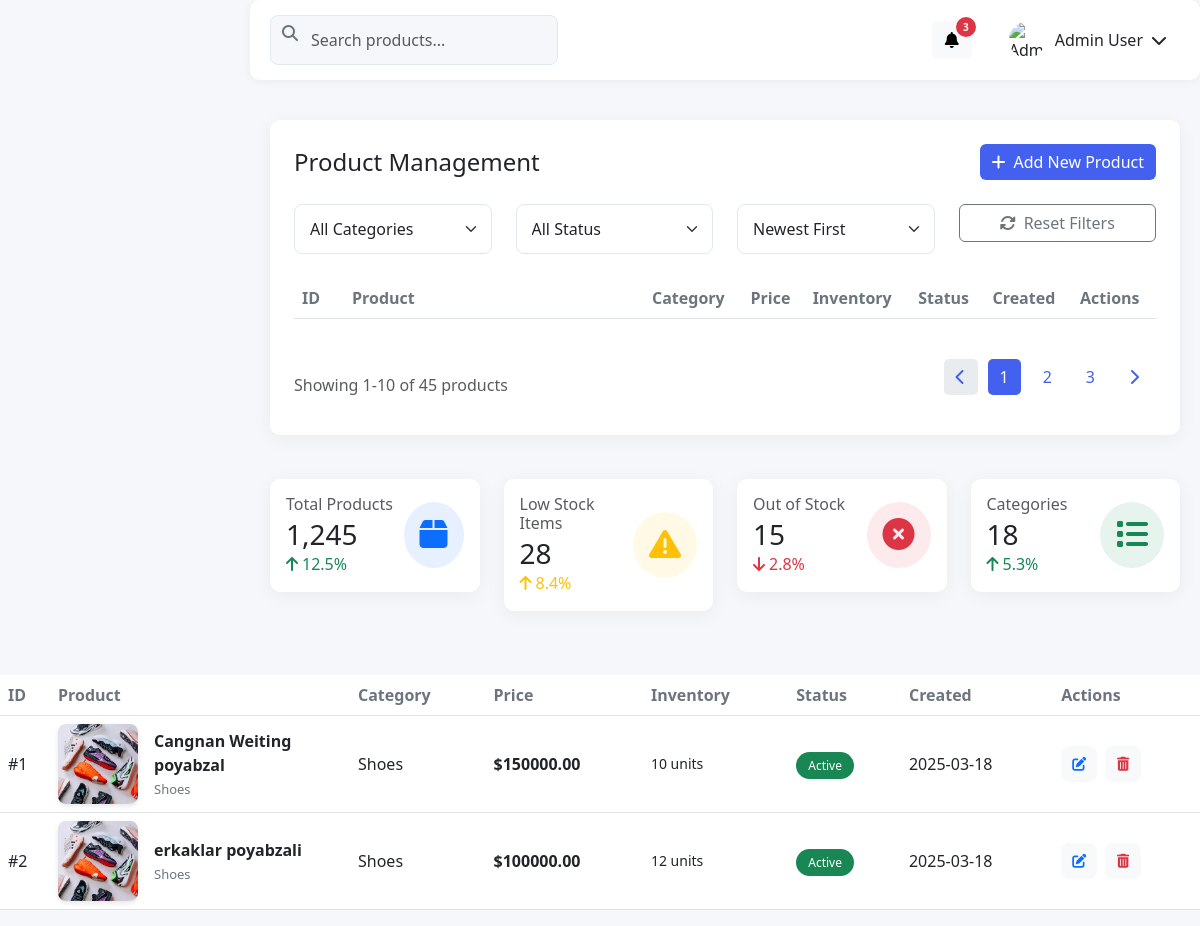
Page /admin-product/ on the earlier database version.
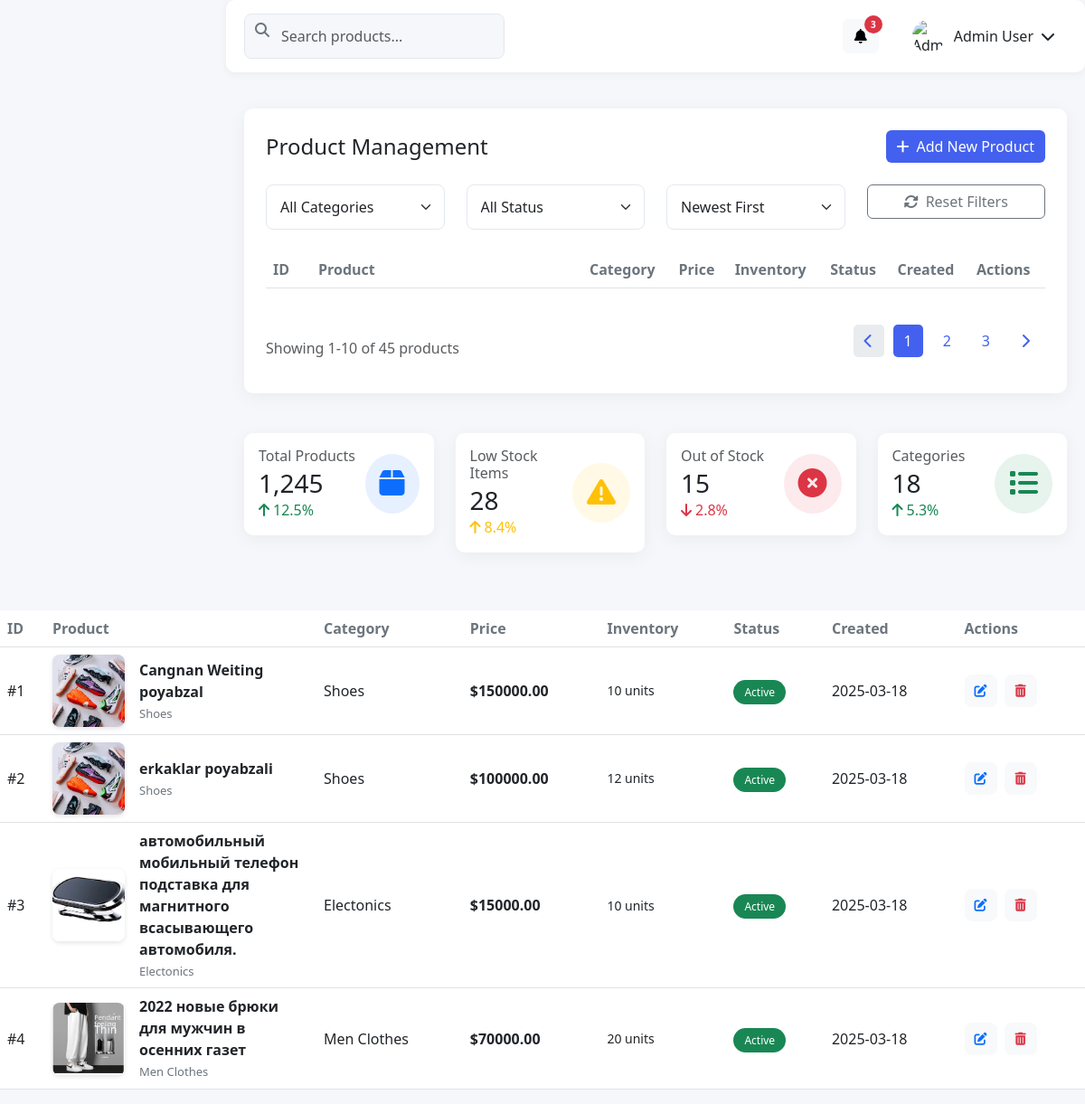
Same page on the later database version.
### app/models.py (models this page shows, shortened)
class Product(models.Model):
    STATUS_CHOICES = (
        ('Active', 'Active'),
        ('Draft', 'Draft'),
        ('Out of Stock', 'Out of Stock'),
    )
    name = models.CharField(max_length=255)
    sku = models.CharField(max_length=50, blank=True)
    category = models.ForeignKey(Category, on_delete=models.CASCADE, related_name='products', null=True)
    price = models.DecimalField(max_digits=10, decimal_places=2)
    discount_price = models.DecimalField(max_digits=10, decimal_places=2, null=True, blank=True)
    description = models.TextField(blank=True)
    inventory = models.PositiveIntegerField(default=0)
    image = models.ImageField(upload_to='products/', null=True, blank=True)
    weight = models.DecimalField(max_digits=6, decimal_places=2, null=True, blank=True)
    status = models.CharField(max_length=20, choices=STATUS_CHOICES, default='Active')
    tags = models.CharField(max_length=255, blank=True)
    seo_title = models.CharField(max_length=255, blank=True)
    seo_description = models.TextField(blank=True)
    created_at = models.DateTimeField(auto_now_add=True)
    updated_at = models.DateTimeField(auto_now=True)

class Category(models.Model):
    STATUS_CHOICES = (
        ('active', 'Active'),
        ('inactive', 'Inactive'),
    )
    name = models.CharField(max_length=100, unique=True)
    slug = models.SlugField(
        max_length=100,
        unique=True,
        blank=True,
        help_text="Auto-generated from name if left blank"
    )
    parent = models.ForeignKey(
        'self',
        on_delete=models.SET_NULL,
        null=True,
        blank=True,
        related_name='subcategories',
        help_text="Parent category, if any"
    )
    status = models.CharField(
        max_length=20,
        choices=STATUS_CHOICES,
        default='active'
    )
    description = models.TextField(blank=True, null=True)
    image = models.ImageField(upload_to='categories/')
    meta_title = models.CharField(max_length=200, blank=True, null=True)
    meta_description = models.TextField(blank=True, null=True)
    meta_keywords = models.CharField(
        max_length=200,
        blank=True,
        null=True,
        help_text="Comma-separated keywords"
    )
    created_at = models.DateTimeField(auto_now_add=True)
    updated_at = models.DateTimeField(auto_now=True)
    class Meta:
        verbose_name = "Category"
        verbose_name_plural = "Categories"

### app/views.py (the view, shortened to what this page needs)
# urls.py: path('admin-product/', AdminProduct.as_view(), name='admin-product'),
class AdminProduct(ListView):
    template_name = 'ecomm/admin/productmanagement.html'
    model = Category
    context_object_name = 'categories'
    def get_context_data(self, **kwargs):
        context = super().get_context_data(**kwargs)
        context['product_form'] = ProductForm()
        context['products'] = Product.objects.all()
        return context

### app/forms.py
class ProductForm(forms.ModelForm):
    class Meta:
        model = Product
        fields = [
            'name', 'sku', 'category', 'price', 'discount_price',
            'description', 'inventory', 'weight', 'status', 'tags',
            'seo_title', 'seo_description', 'image'
        ]
        widgets = {
            'description': forms.Textarea(attrs={'rows': 3, 'placeholder': 'Enter product description'}),
            'tags': forms.TextInput(attrs={'placeholder': 'Type tags separated by commas'}),
            'seo_description': forms.Textarea(attrs={'rows': 2, 'placeholder': 'SEO Meta Description'}),
            'image': forms.FileInput(attrs={'class': 'form-control'}),
        }

### templates/ecomm/admin/productmanagement.html (shortened to what the changed rows need)
<!DOCTYPE html>
<html lang="en">
<head>
    <link href="https://cdnjs.cloudflare.com/ajax/libs/bootstrap/5.3.0/css/bootstrap.min.css" rel="stylesheet">
    <link href="https://cdnjs.cloudflare.com/ajax/libs/font-awesome/6.4.0/css/all.min.css" rel="stylesheet">
</head>
<body>
{% block content %}
    <div class="main-content">
        <div class="content-area">
            <div class="row mb-4">
                <div class="col-12">
                    <div class="card">
                        <div class="card-body p-4">
                            <div class="table-responsive">
                                <table class="table table-hover">
                                    <thead>
                                    <tr>
                                        <th width="50">ID</th>
                                        <th width="300">Product</th>
                                        <th>Category</th>
                                        <th>Price</th>
                                        <th>Inventory</th>
                                        <th>Status</th>
                                        <th>Created</th>
                                        <th>Actions</th>
                                    </tr>
                                    </thead>
                                </table>
                            </div>
                        </div>
                    </div>
                </div>
            </div>
        </div>
    </div>
    <div class="table-responsive">
        <table class="table table-hover">
            <thead>
            <tr>
                <th width="50">ID</th>
                <th width="300">Product</th>
                <th>Category</th>
                <th>Price</th>
                <th>Inventory</th>
                <th>Status</th>
                <th>Created</th>
                <th>Actions</th>
            </tr>
            </thead>
            <tbody>
            {% for product in products %}
                <tr>
                    <td>#{{ product.id }}</td>
                    <td>
                        <div class="d-flex align-items-center">
                            {% if product.image %}
                                <img src="{{ product.image.url }}" alt="{{ product.name }}" class="product-image me-3">
                            {% else %}
                                <img src="/api/placeholder/100/100" alt="{{ product.name }}" class="product-image me-3">
                            {% endif %}
                            <div>
                                <div class="product-name">{{ product.name }}</div>
                                <div class="product-category">{{ product.category.name|default:'' }}</div>
                            </div>
                        </div>
                    </td>
                    <td>{{ product.category.name|default:'' }}</td>
                    <td class="product-price">${{ product.price }}</td>
                    <td class="product-inventory {% if product.inventory == 0 %}text-out-stock{% elif product.inventory < 10 %}text-low-stock{% endif %}">
                        {{ product.inventory }} units
                    </td>
                    <td>
                    <span class="status-badge
                        {% if product.status == 'Active' %}bg-success{% elif product.status == 'Low Stock' %}bg-warning{% elif product.status == 'Out of Stock' %}bg-danger{% else %}bg-secondary{% endif %} text-white">
                        {{ product.status }}
                    </span>
                    </td>
                    <td>{{ product.created_at|date:"Y-m-d" }}</td>
                    <td>
                        <div class="d-flex">
                            <a href="#"
                               class="btn btn-sm btn-light action-btn me-2" title="Edit Product">
                                <i class="fas fa-edit text-primary"></i>
                            </a>
                            <button class="btn btn-sm btn-light action-btn" title="Delete Product"
                                    data-bs-toggle="modal" data-bs-target="#deleteProductModal"
                                    data-product-id="{{ product.id }}">
                                <i class="fas fa-trash-alt text-danger"></i>
                            </button>
                        </div>
                    </td>
                </tr>
            {% endfor %}
            </tbody>
        </table>
    </div>
{% endblock %}
</body>
</html>

Differences in the rows shown:
added Product: id "3", image (picture), name "автомобильный мобильный телефон подставка для магнитного всасывающего автомобиля.", category.name "Electonics", price "15000.00", inventory "10", status "Active", created_at "2025-03-18"
added Product: id "4", image (picture), name "2022 новые брюки для мужчин в осенних газет", category.name "Men Clothes", price "70000.00", inventory "20", status "Active", created_at "2025-03-18"
